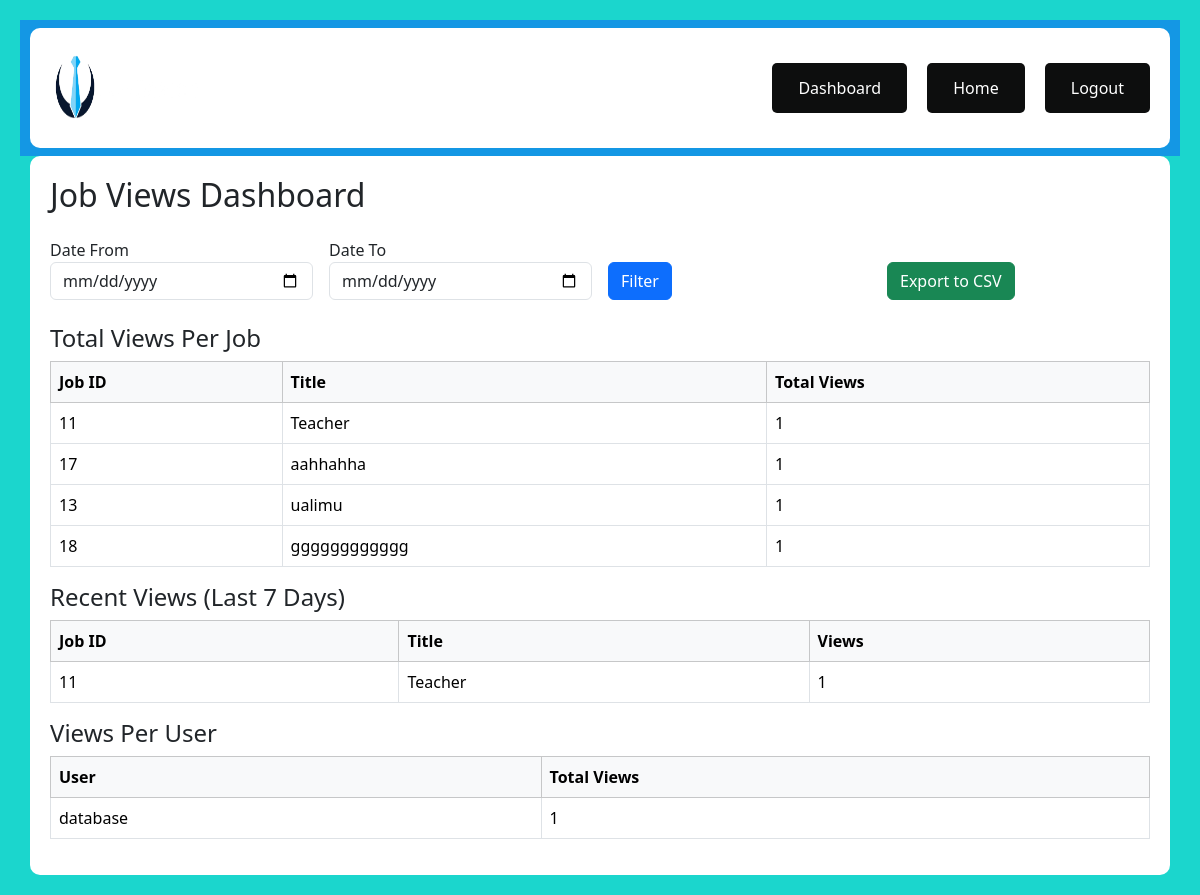
Page /dashboards/views.php on the committed database.
### tables this page shows
CREATE TABLE `job_posts` (
  `job_id` int(11) NOT NULL,
  `employer_id` int(11) NOT NULL,
  `employer_name` varchar(40) NOT NULL DEFAULT '',
  `category_id` int(255) NOT NULL,
  `title` varchar(150) NOT NULL,
  `post_number` int(200) NOT NULL,
  `qualifications` varchar(500) NOT NULL,
  `salary_range` varchar(50) NOT NULL,
  `company_id` int(11) NOT NULL,
  `location_id` int(11) NOT NULL,
  `application_start` date NOT NULL,
  `duties` varchar(255) NOT NULL,
  `application_end` date NOT NULL,
  `posted_at` timestamp NULL DEFAULT current_timestamp(),
  `status` enum('active','closed') DEFAULT 'active'
);

### dashboards/views.php (the view, shortened to what this page needs)
<?php
require_once '../includes/db.php';
$whereClause = "";
$params = [];
$totalViewsStmt = $pdo->prepare("
    SELECT jp.job_id, jp.title, COUNT(*) AS total_views
    FROM job_posts jp
    LEFT JOIN job_views jv ON jp.job_id = jv.job_id
    $whereClause
    GROUP BY jp.job_id, jp.title
    ORDER BY total_views DESC
");
$totalViewsStmt->execute($params);
$totalViews = $totalViewsStmt->fetchAll(PDO::FETCH_ASSOC);
$recentStmt = $pdo->prepare("
    SELECT jp.job_id, jp.title, COUNT(*) AS recent_views
    FROM job_posts jp
    LEFT JOIN job_views jv ON jp.job_id = jv.job_id
    WHERE jv.viewed_at >= DATE_SUB(NOW(), INTERVAL 7 DAY)
    GROUP BY jp.job_id, jp.title
    ORDER BY recent_views DESC
");
$recentStmt->execute();
$recentViews = $recentStmt->fetchAll(PDO::FETCH_ASSOC);
$userViewsStmt = $pdo->query("
    SELECT u.full_name, COUNT(*) AS views_count
    FROM users u
    JOIN job_views jv ON u.user_id = jv.user_id
    GROUP BY u.user_id, u.full_name
    ORDER BY views_count DESC
");
$userViews = $userViewsStmt->fetchAll(PDO::FETCH_ASSOC);
?>
<!DOCTYPE html>
<html lang="en">
<head>
    <link rel="stylesheet" href="https://cdn.jsdelivr.net/npm/bootstrap@5.3.2/dist/css/bootstrap.min.css">
    <link rel="stylesheet" href="../assets/main_nav.css">
</head>
<body>
      <nav class="navbar navbar-expand-lg navbar-dark bg-primary">
        <div class="container">
            <a class="navbar-brand" href="../index.php">
                <img src="/templates/pwk.png" alt="Logo" style="max-width:150px;" />
            </a>
            <div class="collapse navbar-collapse justify-content-end" id="navbarNav">
                <ul class="navbar-nav">
                    <li class="nav-item"><a class="nav-link" href="company_dashboard.php">Dashboard</a></li>
                    <li class="nav-item"><a class="nav-link" href="../index.php">Home</a></li>
                    <li class="nav-item"><a class="nav-link" href="../logout.php">Logout</a></li>
                </ul>
            </div>
        </div>
    </nav>
    <div class="container">
        <h2 class="mb-4">Job Views Dashboard</h2>
        <form class="row g-3 mb-4" method="get">
            <div class="col-md-3">
                <label>Date From</label>
                <input type="date" name="date_from" class="form-control"
                    value="<?= htmlspecialchars($_GET['date_from'] ?? '') ?>">
            </div>
            <div class="col-md-3">
                <label>Date To</label>
                <input type="date" name="date_to" class="form-control"
                    value="<?= htmlspecialchars($_GET['date_to'] ?? '') ?>">
            </div>
            <div class="col-md-3 d-flex align-items-end">
                <button type="submit" class="btn btn-primary">Filter</button>
            </div>
            <div class="col-md-3 d-flex align-items-end">
                <a href="?export=csv" class="btn btn-success">Export to CSV</a>
            </div>
        </form>
        <h4>Total Views Per Job</h4>
        <table class="table table-bordered table-hover">
            <thead class="table-light">
                <tr>
                    <th>Job ID</th>
                    <th>Title</th>
                    <th>Total Views</th>
                </tr>
            </thead>
            <tbody>
                <?php foreach ($totalViews as $view): ?>
                    <tr>
                        <td><?= htmlspecialchars($view['job_id']) ?></td>
                        <td><?= htmlspecialchars($view['title']) ?></td>
                        <td><?= htmlspecialchars($view['total_views']) ?></td>
                    </tr>
                <?php endforeach; ?>
            </tbody>
        </table>
        <h4>Recent Views (Last 7 Days)</h4>
        <table class="table table-bordered">
            <thead class="table-light">
                <tr>
                    <th>Job ID</th>
                    <th>Title</th>
                    <th>Views</th>
                </tr>
            </thead>
            <tbody>
                <?php foreach ($recentViews as $view): ?>
                    <tr>
                        <td><?= htmlspecialchars($view['job_id']) ?></td>
                        <td><?= htmlspecialchars($view['title']) ?></td>
                        <td><?= htmlspecialchars($view['recent_views']) ?></td>
                    </tr>
                <?php endforeach; ?>
            </tbody>
        </table>
        <h4>Views Per User</h4>
        <table class="table table-bordered">
            <thead class="table-light">
                <tr>
                    <th>User</th>
                    <th>Total Views</th>
                </tr>
            </thead>
            <tbody>
                <?php foreach ($userViews as $user): ?>
                    <tr>
                        <td><?= htmlspecialchars($user['full_name']) ?></td>
                        <td><?= htmlspecialchars($user['views_count']) ?></td>
                    </tr>
                <?php endforeach; ?>
            </tbody>
        </table>
    </div>
</body>
</html>

### assets/main_nav.css (style rules this page uses)
.navbar-brand img { width: 300px; height: 70px; }
.nav-item { margin-left: 20px; background-color: rgb(13, 14, 14); border-radius: 5px; padding: 5px 10px; }
.nav-link { color: white !important; }
.bg-primary { background-color: #1497e4 !important; }
.navbar-nav .nav-link { color: white !important; transition: background-color 0.3s ease, transform 0.2s ease; padding: 0.5rem 1rem !important; border-radius: 4px; }

### dashboards/views.php (style rules this page uses)
body { background:rgb(27, 214, 205); padding: 20px; }
.container { background: white; padding: 20px; border-radius: 10px; }
table th, table td { vertical-align: middle; }

### rows in the picture
job_posts: job_id "11", title "Teacher", total_views "1", recent_views "1"
job_posts: job_id "17", title "aahhahha", total_views "1"
job_posts: job_id "13", title "ualimu", total_views "1"
job_posts: job_id "18", title "gggggggggggg", total_views "1"

### other values in the picture
$user['full_name'] "database"
$user['views_count'] "1"
